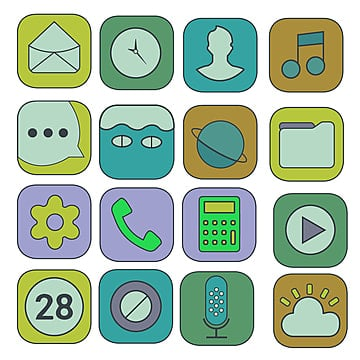
#> input picture dataset/internet/random.jpg, 360 x 360 px
$ python icon_grid_detector.py -i dataset/internet/random.jpg
#> lines starting #> are read from the running program, lines starting #| are printed output that depends on the picture; after the words box and inside, x2 and y2 are one past the last pixel; in counts of white or black regions, pixels touching at a corner belong together
import os
import argparse
import cv2
import numpy as np


def sort_grid_boxes(boxes):
    """
    Sorts bounding boxes in reading order: top-to-bottom by row, then left-to-right within each row.
    """
    if not boxes:
        return []

    # Sort primarily by y
    boxes_by_y = sorted(boxes, key=lambda b: b[1])
    avg_h = np.mean([b[3] for b in boxes_by_y])
    row_tolerance = avg_h * 0.5

    rows = []
    current_row = [boxes_by_y[0]]

    for box in boxes_by_y[1:]:
        # If the y coordinate is within tolerance of current row, append to current row
        if abs(box[1] - current_row[0][1]) < row_tolerance:
            current_row.append(box)
        else:
            # Sort previous row from left to right
            rows.append(sorted(current_row, key=lambda b: b[0]))
            current_row = [box]

    if current_row:
        rows.append(sorted(current_row, key=lambda b: b[0]))

    # Flatten rows
    return [box for row in rows for box in row]


def detect_icons(
    input_path,
    output_path="output_images/grid/detected_icons.png",
    min_area=500,
    canny_low=50,
    canny_high=150,
):
    """
    Detects individual icons or UI elements using Canny edge detection, dilation,
    contour analysis, and grid sorting.
    """
#> called with input_path = 'dataset/internet/random.jpg', output_path = 'output_images/grid/detected_icons.png', min_area = 500, canny_low = 50, canny_high = 150
    if not os.path.isfile(input_path):
        raise FileNotFoundError(f"Input image not found: {input_path}")

    img = cv2.imread(input_path)
#> img is the input picture: shape (360, 360, 3); mean B, G, R 171.4, 193.6, 171.4
    if img is None:
        raise ValueError(f"Cannot load input image from '{input_path}'.")

    gray = cv2.cvtColor(img, cv2.COLOR_BGR2GRAY)
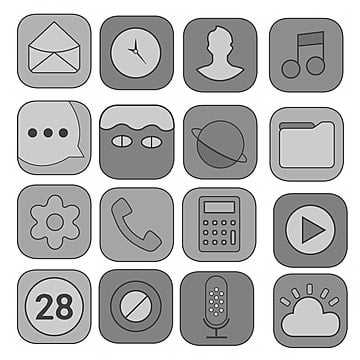
#> gray: shape (360, 360); min 1, max 255, mean 184.4

    # Edge detection
    edges = cv2.Canny(gray, canny_low, canny_high)
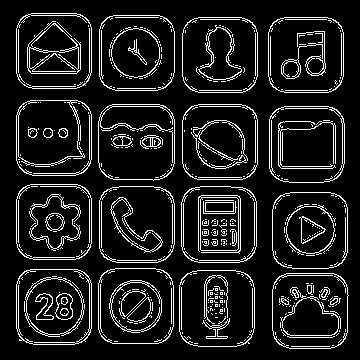
#> edges: shape (360, 360); 11.3% white in thin lines or dots, all inside (x1, y1, x2, y2) = (16, 13, 349, 349)

    # Dilate so contours close
    kernel = cv2.getStructuringElement(cv2.MORPH_RECT, (3, 3))
    edges = cv2.dilate(edges, kernel, iterations=1)
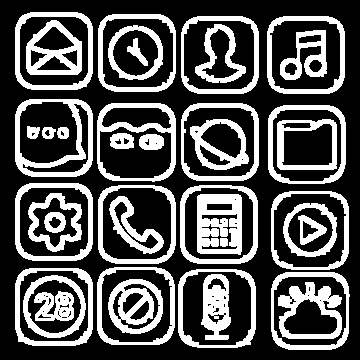
#> edges: shape (360, 360); 32.5% white; 40 white regions

    # Find external contours
    contours, _ = cv2.findContours(edges, cv2.RETR_EXTERNAL, cv2.CHAIN_APPROX_SIMPLE)
#> contours = 16 contours; largest, box (x1, y1, x2, y2) and area: (97, 103, 176, 182) 5710, (268, 105, 346, 184) 5681, (180, 185, 258, 264) 5673, (178, 269, 256, 348) 5672, (98, 185, 176, 264) 5672

    boxes = []
    for cnt in contours:
        area = cv2.contourArea(cnt)
        if area < min_area:
            continue

        x, y, w, h = cv2.boundingRect(cnt)

        # Avoid capturing outer frame or full-image borders
        if w > img.shape[1] * 0.95 or h > img.shape[0] * 0.95:
            continue

        boxes.append((x, y, w, h))
#> this loop made 16 passes
#> (area, x, y, w, h) on passes 1 to 12: (5631, 271, 272, 79, 78), (5672.5, 178, 269, 78, 79), (5651, 15, 268, 78, 78), (5629, 97, 267, 78, 78), (5667, 271, 191, 78, 79), (5673, 180, 185, 78, 79), (5671.5, 98, 185, 78, 79), (5642, 15, 183, 78, 78), (5681, 268, 105, 78, 79), (5630.5, 181, 103, 78, 78), (5710.5, 97, 103, 79, 79), (5644, 15, 99, 78, 78)
#> after the loop, boxes = 16 items, first 6: (271, 272, 79, 78), (178, 269, 78, 79), (15, 268, 78, 78), (97, 267, 78, 78), (271, 191, 78, 79), (180, 185, 78, 79)

    # Sort in clean row-major order (top-to-bottom, left-to-right)
    boxes = sort_grid_boxes(boxes)
#> in sort_grid_boxes, `boxes_by_y = sorted(boxes, key=lambda b: b[1])`: boxes_by_y = 16 items, first 6: (15, 12, 78, 78), (98, 14, 78, 78), (267, 16, 78, 78), (181, 16, 78, 78), (15, 99, 78, 78), (181, 103, 78, 78)
#> in sort_grid_boxes, `avg_h = np.mean([b[3] for b in boxes_by_y])`: avg_h = 78.38
#> in sort_grid_boxes, `row_tolerance = avg_h * 0.5`: row_tolerance = 39.19
#> in sort_grid_boxes, `current_row = [boxes_by_y[0]]`: current_row = [(15, 12, 78, 78)]
#> the loop in sort_grid_boxes, `for box in boxes_by_y[1:]:` made 15 passes
#> current_row on passes 4, 8, 12: [(15, 99, 78, 78)], [(15, 183, 78, 78)], [(97, 267, 78, 78)]
#> box on passes 1, 2, 3, 5, 6, 7: (98, 14, 78, 78), (267, 16, 78, 78), (181, 16, 78, 78), (181, 103, 78, 78), (97, 103, 79, 79), (268, 105, 78, 79)
#> after the loop in sort_grid_boxes, `for box in boxes_by_y[1:]:`: rows = [[(15, 12, 78, 78), (98, 14, 78, 78), (181, 16, 78, 78), (267, 16, 78, 78)], [(15, 99, 78, 78), (97, 103, 79, 79), (181, 103, 78, 78), (268, 105, 78, 79)], [(15, 183, 78, 78), (98, 185, 78, 79), (180, 185, 78, 79), (271, 191, 78, 79)]]
#> boxes = 16 items, first 6: (15, 12, 78, 78), (98, 14, 78, 78), (181, 16, 78, 78), (267, 16, 78, 78), (15, 99, 78, 78), (97, 103, 79, 79)

    # Draw bounding boxes and index numbers
    for idx, (x, y, w, h) in enumerate(boxes, start=1):
        cv2.rectangle(img, (x, y), (x + w, y + h), (0, 0, 255), 2)
        cv2.putText(
            img,
            str(idx),
            (x + 5, y + 20),
            cv2.FONT_HERSHEY_SIMPLEX,
            0.6,
            (0, 0, 255),
            2,
            cv2.LINE_AA,
        )
#> this loop made 16 passes
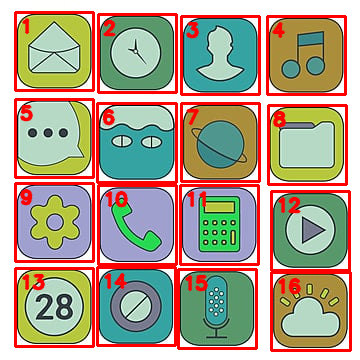
#> img: shape (360, 360, 3); 14.09% of pixels changed, all inside (x1, y1, x2, y2) = (14, 11, 352, 352)

    out_dir = os.path.dirname(output_path)
    if out_dir:
        os.makedirs(out_dir, exist_ok=True)

    success = cv2.imwrite(output_path, img)
    if not success:
        raise IOError(f"Failed to write output image to '{output_path}'.")

    print(f"Detected {len(boxes)} icon(s).")
#| Detected 16 icon(s).
    print(f"Saved result to: {output_path}")
    return boxes


def main():
    parser = argparse.ArgumentParser(description="Detect icons/elements in grid layouts using Canny & contours.")
    parser.add_argument("--input", "-i", required=True, help="Path to input image.")
    parser.add_argument(
        "--out",
        "-o",
        default="output_images/grid/detected_icons.png",
        help="Path to save annotated output image (default: output_images/grid/detected_icons.png).",
    )
    parser.add_argument("--min-area", type=int, default=500, help="Minimum contour area (default: 500).")
    parser.add_argument("--canny-low", type=int, default=50, help="Canny lower threshold (default: 50).")
    parser.add_argument("--canny-high", type=int, default=150, help="Canny higher threshold (default: 150).")
    args = parser.parse_args()

    detect_icons(args.input, args.out, min_area=args.min_area, canny_low=args.canny_low, canny_high=args.canny_high)


if __name__ == "__main__":
    main()

$ run again, on dataset/internet/random2.jpeg
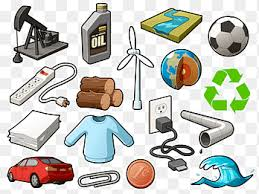
#> input picture dataset/internet/random2.jpeg, 259 x 194 px
#> in detect_icons, img is the input picture: shape (194, 259, 3); mean B, G, R 193.3, 200, 198.8
#> in detect_icons, `edges = cv2.dilate(edges, kernel, iterations=1)`:
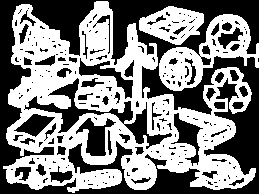
#> edges: shape (194, 259); 50.6% white; 230 black regions (174 under 20 px)
#> contours = 3 contours; box (x1, y1, x2, y2) and area: (3, 1, 256, 193) 27402, (159, 14, 259, 91) 3450, (139, 6, 204, 45) 1601
#> the loop in detect_icons, `for cnt in contours:` made 3 passes
#> (area, x, y, w, h) on passes 1 to 3: (3450.5, 159, 14, 100, 77), (1601, 139, 6, 65, 39), (27401.5, 3, 1, 253, 192)
#> after the loop in detect_icons, `for cnt in contours:`: boxes = [(159, 14, 100, 77), (139, 6, 65, 39)]
#> boxes_by_y = [(139, 6, 65, 39), (159, 14, 100, 77)]
#> avg_h = 58
#> row_tolerance = 29
#> current_row = [(139, 6, 65, 39)]
#> the loop in sort_grid_boxes, `for box in boxes_by_y[1:]:` made 1 pass
#> after the loop in sort_grid_boxes, `for box in boxes_by_y[1:]:`: rows = []
#> in detect_icons, `boxes = sort_grid_boxes(boxes)`: boxes = [(139, 6, 65, 39), (159, 14, 100, 77)]
#> the loop in detect_icons, `for idx, (x, y, w, h) in enumerate(boxes, start=1):` made 2 passes
#> (idx, x, y, w, h) on passes 1 to 2: (1, 139, 6, 65, 39), (2, 159, 14, 100, 77)
#> after the loop in detect_icons, `for idx, (x, y, w, h) in enumerate(boxes, start=1):`:
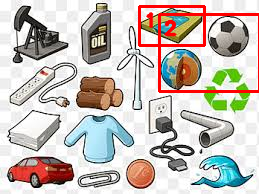
#> img: shape (194, 259, 3); 3.54% of pixels changed, all inside (x1, y1, x2, y2) = (138, 5, 259, 93)
#| Detected 2 icon(s).
